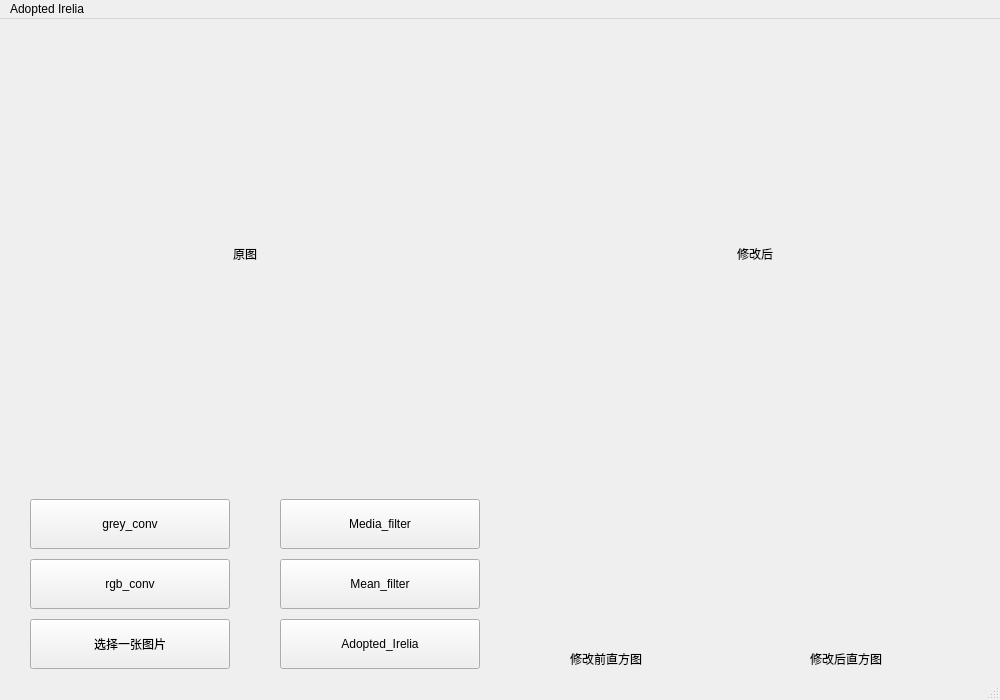
<?xml version="1.0" encoding="UTF-8"?>
<ui version="4.0">
 <class>MainWindow</class>
 <widget class="QMainWindow" name="MainWindow">
  <property name="geometry">
   <rect>
    <x>0</x>
    <y>0</y>
    <width>1000</width>
    <height>700</height>
   </rect>
  </property>
  <property name="windowTitle">
   <string>MainWindow</string>
  </property>
  <widget class="QWidget" name="centralwidget">
   <widget class="QPushButton" name="grey_conv_button">
    <property name="geometry">
     <rect>
      <x>30</x>
      <y>480</y>
      <width>200</width>
      <height>50</height>
     </rect>
    </property>
    <property name="text">
     <string>grey_conv</string>
    </property>
   </widget>
   <widget class="QPushButton" name="rgb_conv_button">
    <property name="geometry">
     <rect>
      <x>30</x>
      <y>540</y>
      <width>200</width>
      <height>50</height>
     </rect>
    </property>
    <property name="text">
     <string>rgb_conv</string>
    </property>
   </widget>
   <widget class="QPushButton" name="Media_filter_button">
    <property name="geometry">
     <rect>
      <x>280</x>
      <y>480</y>
      <width>200</width>
      <height>50</height>
     </rect>
    </property>
    <property name="text">
     <string>Media_filter</string>
    </property>
   </widget>
   <widget class="QPushButton" name="Mean_filter_button">
    <property name="geometry">
     <rect>
      <x>280</x>
      <y>540</y>
      <width>200</width>
      <height>50</height>
     </rect>
    </property>
    <property name="text">
     <string>Mean_filter</string>
    </property>
   </widget>
   <widget class="QPushButton" name="pushButton">
    <property name="geometry">
     <rect>
      <x>30</x>
      <y>600</y>
      <width>200</width>
      <height>50</height>
     </rect>
    </property>
    <property name="text">
     <string>选择一张图片</string>
    </property>
   </widget>
   <widget class="QLabel" name="origin_img">
    <property name="geometry">
     <rect>
      <x>20</x>
      <y>10</y>
      <width>450</width>
      <height>450</height>
     </rect>
    </property>
    <property name="text">
     <string>原图</string>
    </property>
    <property name="alignment">
     <set>Qt::AlignCenter</set>
    </property>
   </widget>
   <widget class="QLabel" name="processed_img">
    <property name="geometry">
     <rect>
      <x>530</x>
      <y>10</y>
      <width>450</width>
      <height>450</height>
     </rect>
    </property>
    <property name="text">
     <string>修改后</string>
    </property>
    <property name="alignment">
     <set>Qt::AlignCenter</set>
    </property>
   </widget>
   <widget class="QPushButton" name="Adopted_Irelia">
    <property name="geometry">
     <rect>
      <x>280</x>
      <y>600</y>
      <width>200</width>
      <height>50</height>
     </rect>
    </property>
    <property name="text">
     <string>Adopted_Irelia</string>
    </property>
   </widget>
   <widget class="QLabel" name="AI">
    <property name="geometry">
     <rect>
      <x>510</x>
      <y>470</y>
      <width>200</width>
      <height>150</height>
     </rect>
    </property>
    <property name="text">
     <string/>
    </property>
   </widget>
   <widget class="QLabel" name="AI_2">
    <property name="geometry">
     <rect>
      <x>750</x>
      <y>470</y>
      <width>200</width>
      <height>150</height>
     </rect>
    </property>
    <property name="text">
     <string/>
    </property>
   </widget>
   <widget class="QLabel" name="label">
    <property name="geometry">
     <rect>
      <x>570</x>
      <y>630</y>
      <width>81</width>
      <height>20</height>
     </rect>
    </property>
    <property name="text">
     <string>修改前直方图</string>
    </property>
   </widget>
   <widget class="QLabel" name="label_2">
    <property name="geometry">
     <rect>
      <x>810</x>
      <y>630</y>
      <width>81</width>
      <height>20</height>
     </rect>
    </property>
    <property name="text">
     <string>修改后直方图</string>
    </property>
   </widget>
  </widget>
  <widget class="QStatusBar" name="statusbar"/>
  <widget class="QMenuBar" name="menubar">
   <property name="geometry">
    <rect>
     <x>0</x>
     <y>0</y>
     <width>1000</width>
     <height>24</height>
    </rect>
   </property>
   <widget class="QMenu" name="menuAdopted_Irelia">
    <property name="title">
     <string>Adopted Irelia</string>
    </property>
    <addaction name="action"/>
   </widget>
   <addaction name="menuAdopted_Irelia"/>
  </widget>
  <action name="action">
   <property name="text">
    <string>~~~~~~`</string>
   </property>
  </action>
 </widget>
 <resources/>
 <connections/>
</ui>
